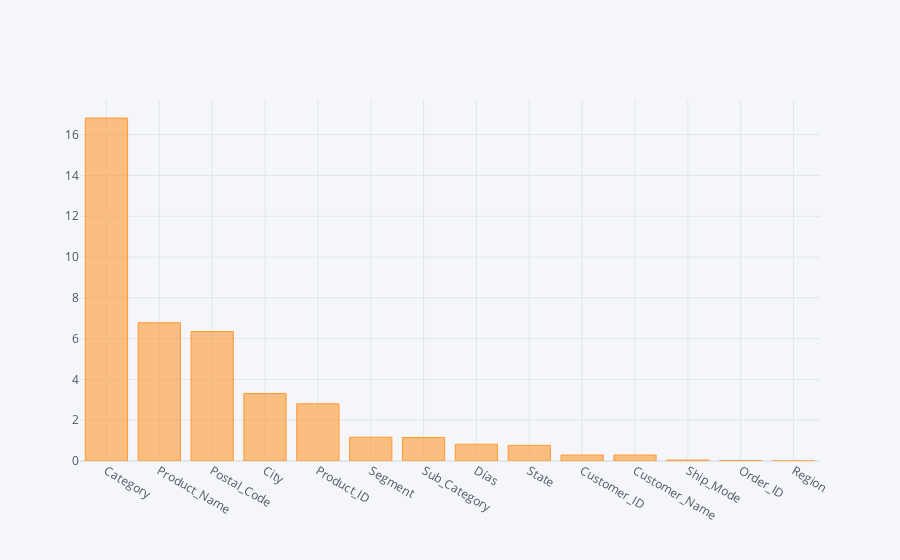

The notebook cell this image was saved under:
### Code cell
pd.DataFrame(zip(varc,sk.scores_),columns=['var','sk']).set_index('var').sort_values(by='sk',
                                                        ascending=False).iplot(kind='bar',color='orange')

### Figure 1 — Plotly figure (JSON) as saved in the notebook; plotly's stock layout.template omitted (floating-point values rounded to 4 significant figures)
{"data": [{"marker": {"color": "rgba(255, 153, 51, 0.6)", "line": {"color": "rgba(255, 153, 51, 1.0)", "width": 1}}, "name": "sk", "orientation": "v", "text": "", "type": "bar", "x": ["Category", "Product_Name", "Postal_Code", "City", "Product_ID", "Segment", "Sub_Category", "Días", "State", "Customer_ID", "Customer_Name", "Ship_Mode", "Order_ID", "Region"], "y": [16.81, 6.779, 6.345, 3.312, 2.806, 1.166, 1.15, 0.8227, 0.7674, 0.2917, 0.2917, 0.04321, 0.01188, 3.477e-05]}], "layout": {"legend": {"bgcolor": "#F5F6F9", "font": {"color": "#4D5663"}}, "paper_bgcolor": "#F5F6F9", "plot_bgcolor": "#F5F6F9", "title": {"font": {"color": "#4D5663"}}, "xaxis": {"gridcolor": "#E1E5ED", "showgrid": true, "tickfont": {"color": "#4D5663"}, "title": {"font": {"color": "#4D5663"}, "text": ""}, "zerolinecolor": "#E1E5ED"}, "yaxis": {"gridcolor": "#E1E5ED", "showgrid": true, "tickfont": {"color": "#4D5663"}, "title": {"font": {"color": "#4D5663"}, "text": ""}, "zerolinecolor": "#E1E5ED"}}}
